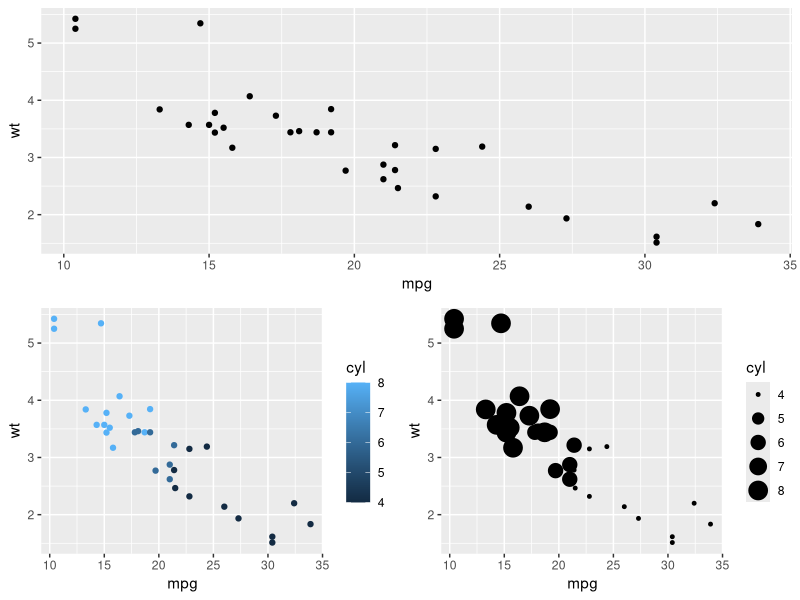

R code for this plot:
################################################################################
# `qplot` Examples
################################################################################

# Examples below are taken from the R documentation for `qplot`

library(ggplot2)
library(gridExtra)

rm(list=ls())

# Sample `cars` dataset

data("mtcars")

################################################################################
# Basic `qplot` examples
################################################################################

# Scatter plot

p.1 <- qplot(mpg, wt, data = mtcars) 

# Scatter plot with factor variable categorization

p.2 <- qplot(mpg, wt, data = mtcars, color = cyl)

# Chooding `size` instead of `color`

p.3 <- qplot(mpg, wt, data = mtcars, size = cyl)

grid.arrange(p.1, p.2, p.3, layout_matrix = rbind(c(1,1),c(2,3)), 
             nrow = 2, ncol = 2)